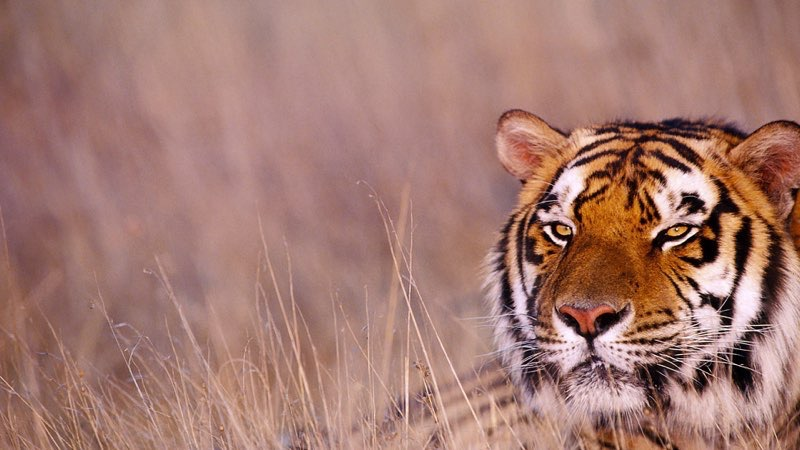
#> input picture input.jpg, 800 x 450 px, found by its file name
$ jupyter execute 'Image Brightening and Darkening.ipynb'
#> lines starting #> are read from the running program, lines starting #| are printed output that depends on the picture
[cell 1]
import cv2
import numpy as np


image = cv2.imread('C:\\Users\\Zahid\\Desktop\\Deep Learning\\openCVtutorials\\input.jpg')
#> image is the input picture: shape (450, 800, 3); mean B, G, R 113.3, 122.1, 163.8

[cell 2]
M = np.ones(image.shape , dtype = 'uint8') * 75
print(M)
#> (printed output is left out)
#Creates a numpy array with ones of same size of the image of type integer

[cell 3]
#When we add  to our color values of our image the brightness increases
#when we subtract the brightness decreases

bright_image = cv2.add(image , M)
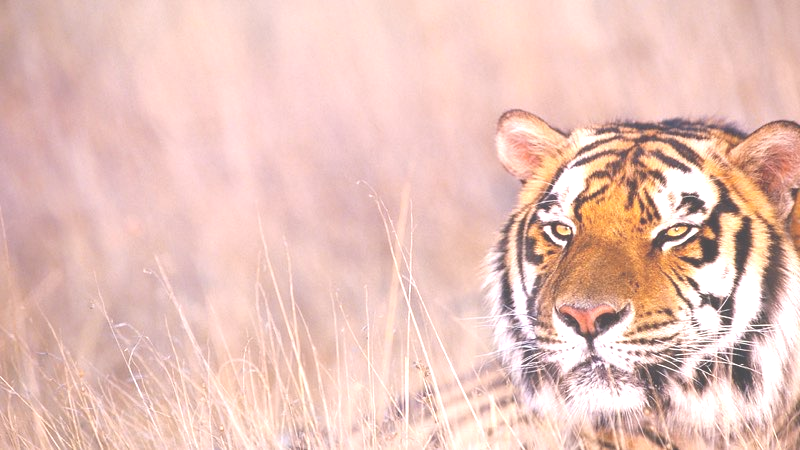
#> bright_image: shape (450, 800, 3); mean B, G, R 187.3, 196.1, 233.6
dark_image = cv2.subtract(image , M)
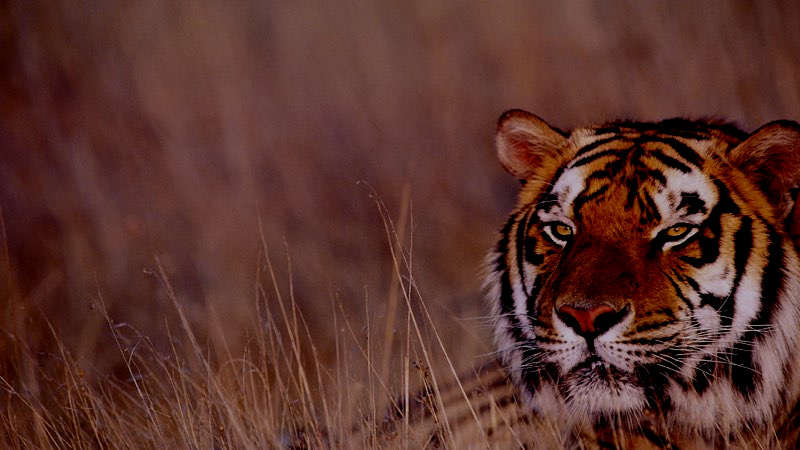
#> dark_image: shape (450, 800, 3); mean B, G, R 43.6, 50.3, 90.1

cv2.imshow('Bright' , bright_image)
cv2.imshow('Dark' , dark_image)

cv2.waitKey()
cv2.destroyAllWindows()
